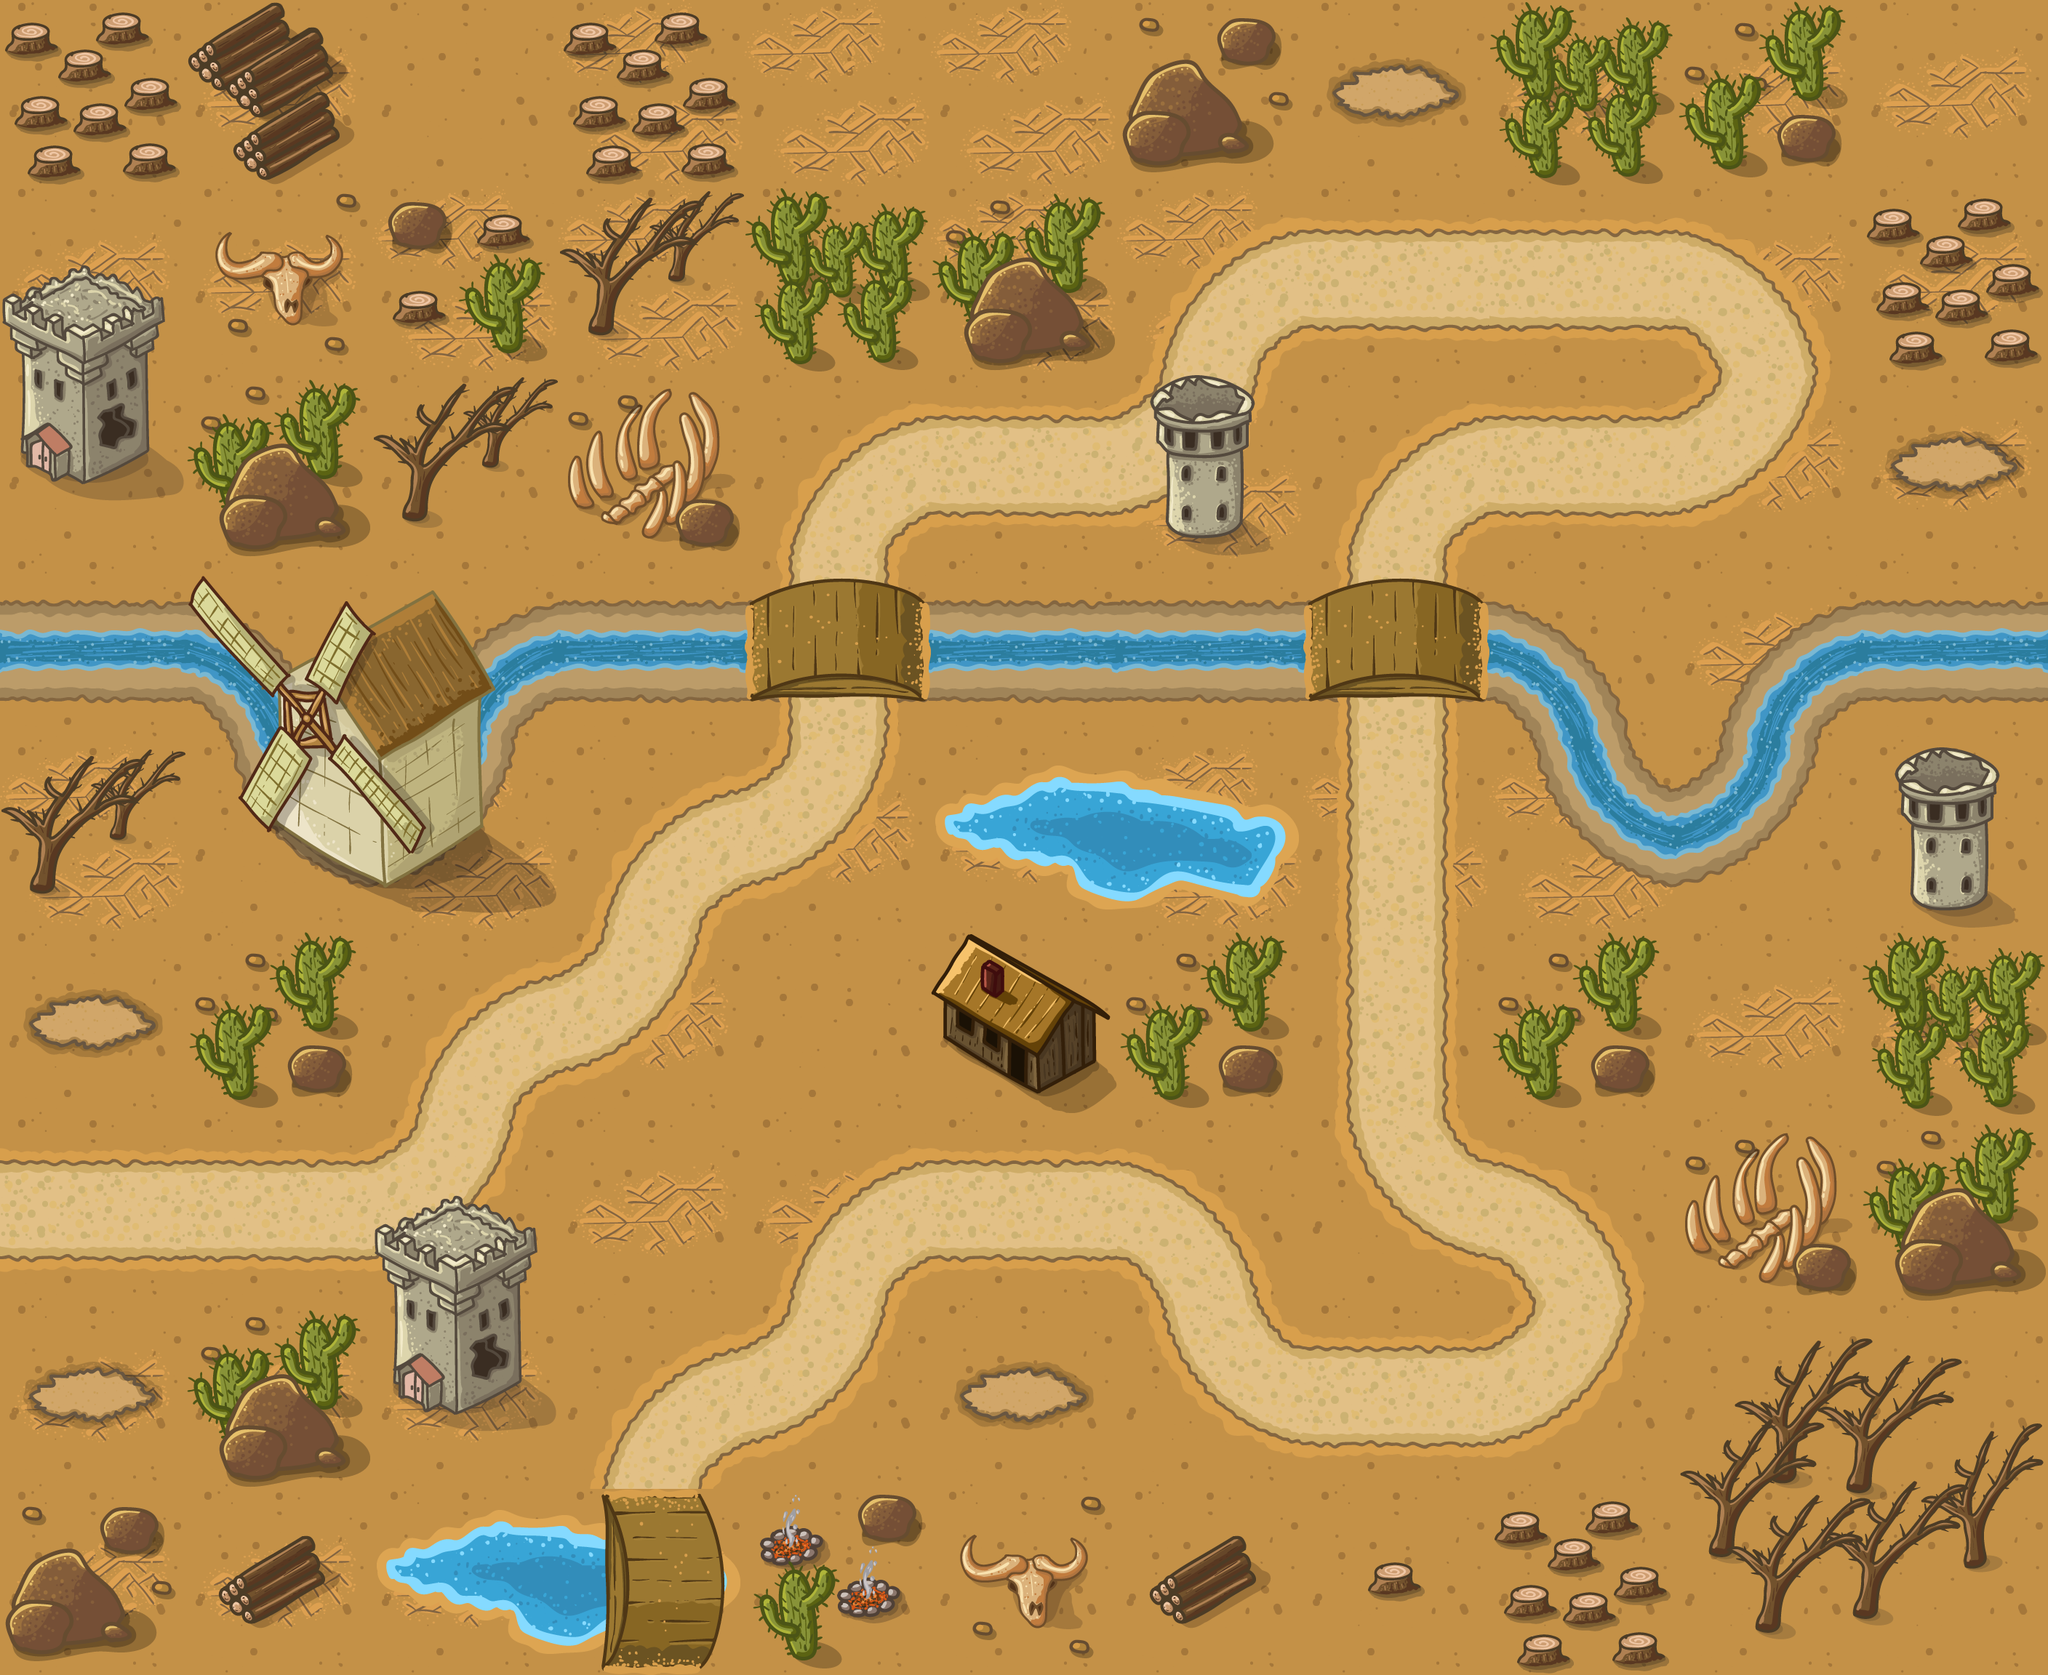

A level layout from a 2D game, rendered from its tile map. Below: a short description, then the map file with tile-grid data replaced by summaries:
An orthogonal 11x9 tile map with 256x256 px tiles, 5 tile layers (bg, dec, river, road, ...) and 7 objects (5x Tower, Spawner, Path).

<map version="1.5" tiledversion="1.7.2" orientation="orthogonal" renderorder="right-down" width="11" height="9" tilewidth="256" tileheight="256" infinite="0" nextlayerid="9" nextobjectid="10">
 <tileset firstgid="1" name="tail" tilewidth="256" tileheight="256" tilecount="56" columns="0">
  <grid orientation="orthogonal" width="1" height="1" />
  <tile id="49">
   <image width="256" height="256" source="../PNG/tail_2/1.png" />
  </tile>
  <tile id="50">
   <image width="256" height="256" source="../PNG/tail_2/2.png" />
  </tile>
  <tile id="51">
   <image width="256" height="256" source="../PNG/tail_2/3.png" />
  </tile>
  <tile id="52">
   <image width="256" height="256" source="../PNG/tail_2/4.png" />
  </tile>
  <tile id="53">
   <image width="256" height="256" source="../PNG/tail_2/5.png" />
  </tile>
  <tile id="54">
   <image width="256" height="256" source="../PNG/tail_2/6.png" />
  </tile>
  <tile id="55">
   <image width="256" height="256" source="../PNG/tail_2/7.png" />
  </tile>
  <tile id="56">
   <image width="256" height="256" source="../PNG/tail_2/8.png" />
  </tile>
  <tile id="57">
   <image width="256" height="256" source="../PNG/tail_2/9.png" />
  </tile>
  <tile id="58">
   <image width="256" height="256" source="../PNG/tail_2/10.png" />
  </tile>
  <tile id="59">
   <image width="256" height="256" source="../PNG/tail_2/11.png" />
  </tile>
  <tile id="60">
   <image width="256" height="256" source="../PNG/tail_2/12.png" />
  </tile>
  <tile id="61">
   <image width="256" height="256" source="../PNG/tail_2/13.png" />
  </tile>
  <tile id="62">
   <image width="256" height="256" source="../PNG/tail_2/14.png" />
  </tile>
  <tile id="63">
   <image width="256" height="256" source="../PNG/tail_2/15.png" />
  </tile>
  <tile id="64">
   <image width="256" height="256" source="../PNG/tail_2/16.png" />
  </tile>
  <tile id="65">
   <image width="256" height="256" source="../PNG/tail_2/17.png" />
  </tile>
  <tile id="66">
   <image width="256" height="256" source="../PNG/tail_2/18.png" />
  </tile>
  <tile id="67">
   <image width="256" height="256" source="../PNG/tail_2/19.png" />
  </tile>
  <tile id="68">
   <image width="256" height="256" source="../PNG/tail_2/20.png" />
  </tile>
  <tile id="69">
   <image width="256" height="256" source="../PNG/tail_2/21.png" />
  </tile>
  <tile id="70">
   <image width="256" height="256" source="../PNG/tail_2/22.png" />
  </tile>
  <tile id="71">
   <image width="256" height="256" source="../PNG/tail_2/23.png" />
  </tile>
  <tile id="72">
   <image width="256" height="256" source="../PNG/tail_2/24.png" />
  </tile>
  <tile id="73">
   <image width="256" height="256" source="../PNG/tail_2/25.png" />
  </tile>
  <tile id="74">
   <image width="256" height="256" source="../PNG/tail_2/26.png" />
  </tile>
  <tile id="75">
   <image width="256" height="256" source="../PNG/tail_2/27.png" />
  </tile>
  <tile id="76">
   <image width="256" height="256" source="../PNG/tail_2/28.png" />
  </tile>
  <tile id="77">
   <image width="256" height="256" source="../PNG/tail_2/29.png" />
  </tile>
  <tile id="78">
   <image width="256" height="256" source="../PNG/tail_2/30.png" />
  </tile>
  <tile id="79">
   <image width="256" height="256" source="../PNG/tail_2/31.png" />
  </tile>
  <tile id="80">
   <image width="256" height="256" source="../PNG/tail_2/32.png" />
  </tile>
  <tile id="81">
   <image width="256" height="256" source="../PNG/tail_2/33.png" />
  </tile>
  <tile id="82">
   <image width="256" height="256" source="../PNG/tail_2/34.png" />
  </tile>
  <tile id="83">
   <image width="256" height="256" source="../PNG/tail_2/35.png" />
  </tile>
  <tile id="84">
   <image width="256" height="256" source="../PNG/tail_2/36.png" />
  </tile>
  <tile id="85">
   <image width="256" height="256" source="../PNG/tail_2/37.png" />
  </tile>
  <tile id="86">
   <image width="256" height="256" source="../PNG/tail_2/38.png" />
  </tile>
  <tile id="87">
   <image width="256" height="256" source="../PNG/tail_2/39.png" />
  </tile>
  <tile id="88">
   <image width="256" height="256" source="../PNG/tail_2/40.png" />
  </tile>
  <tile id="89">
   <image width="256" height="256" source="../PNG/tail_2/41.png" />
  </tile>
  <tile id="90">
   <image width="256" height="256" source="../PNG/tail_2/42.png" />
  </tile>
  <tile id="91">
   <image width="256" height="256" source="../PNG/tail_2/43.png" />
  </tile>
  <tile id="92">
   <image width="256" height="256" source="../PNG/tail_2/44.png" />
  </tile>
  <tile id="93">
   <image width="256" height="256" source="../PNG/tail_2/45.png" />
  </tile>
  <tile id="94">
   <image width="256" height="256" source="../PNG/tail_2/46.png" />
  </tile>
  <tile id="95">
   <image width="256" height="256" source="../PNG/tail_2/47.png" />
  </tile>
  <tile id="96">
   <image width="256" height="256" source="../PNG/tail_2/48.png" />
  </tile>
  <tile id="97">
   <image width="256" height="256" source="../PNG/tail_2/49.png" />
  </tile>
  <tile id="98">
   <image width="256" height="256" source="../PNG/tail_2/50.png" />
  </tile>
  <tile id="99">
   <image width="256" height="256" source="../PNG/tail_2/51.png" />
  </tile>
  <tile id="100">
   <image width="256" height="256" source="../PNG/tail_2/52.png" />
  </tile>
  <tile id="101">
   <image width="256" height="256" source="../PNG/tail_2/53.png" />
  </tile>
  <tile id="102">
   <image width="256" height="256" source="../PNG/tail_2/54.png" />
  </tile>
  <tile id="103">
   <image width="256" height="256" source="../PNG/tail_2/55.png" />
  </tile>
  <tile id="104">
   <image width="256" height="256" source="../PNG/tail_2/56.png" />
  </tile>
 </tileset>
 <layer id="4" name="bg" width="11" height="9">
  <data>[99 cells, 99 non-empty, 1 distinct tile ids]</data>
 </layer>
 <layer id="6" name="dec" width="11" height="9">
  <data>[99 cells, 44 non-empty, 2 distinct tile ids]</data>
 </layer>
 <layer id="3" name="river" width="11" height="9">
  <data>[99 cells, 19 non-empty, 7 distinct tile ids]</data>
 </layer>
 <layer id="1" name="road" width="11" height="9">
  <data>[99 cells, 32 non-empty, 7 distinct tile ids]</data>
 </layer>
 <layer id="5" name="obj" width="11" height="9">
  <data>[99 cells, 52 non-empty, 27 distinct tile ids]</data>
 </layer>
 <objectgroup id="7" name="spawn">
  <properties>
   <property name="order" type="float" value="1" />
  </properties>
  <object id="3" name="MonsterSpawner1" type="Spawner" x="35" y="1670.67">
   <properties>
    <property name="EntityType" value="Goblin" />
    <property name="SpawnerType" value="WaveSpawner" />
    <property name="WaveCount" type="float" value="5" />
    <property name="WaveInterval" type="float" value="5000" />
    <property name="WaveSize" type="float" value="5" />
   </properties>
   <point />
  </object>
  <object id="4" name="Tower1" type="Tower" x="124" y="1398">
   <point />
  </object>
  <object id="5" name="Tower2" type="Tower" x="128" y="1914">
   <point />
  </object>
  <object id="6" name="Tower3" type="Tower" x="1400" y="1914">
   <point />
  </object>
  <object id="7" name="Tower4" type="Tower" x="1918.18" y="118.182">
   <point />
  </object>
  <object id="8" name="Tower5" type="Tower" x="2687.88" y="633.333">
   <point />
  </object>
 </objectgroup>
 <objectgroup id="8" name="path">
  <properties>
   <property name="order" type="float" value="0" />
  </properties>
  <object id="9" name="NavigationPath" type="Path" x="34" y="1668">
   <polygon points="0,0 428,-2 500,-20 596,-116 668,-248 828,-322 920,-486 1098,-578 1124,-930 1222,-1040 1520,-1046 1654,-1164 1734,-1292 2222,-1294 2378,-1230 2404,-1122 2290,-1036 1974,-1010 1886,-858 1898,-126 1992,-8 2120,54 2138,126 2010,276 1732,256 1584,58 1354,-14 1168,50 996,266 866,342 878,632 -90,674 -90,10" />
  </object>
 </objectgroup>
</map>
